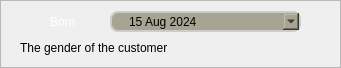
   <widget class="QFrame" name="Born_Frame">
    <property name="geometry">
     <rect>
      <x>10</x>
      <y>366</y>
      <width>341</width>
      <height>68</height>
     </rect>
    </property>
    <property name="minimumSize">
     <size>
      <width>341</width>
      <height>68</height>
     </size>
    </property>
    <property name="maximumSize">
     <size>
      <width>341</width>
      <height>68</height>
     </size>
    </property>
    <property name="frameShape">
     <enum>QFrame::StyledPanel</enum>
    </property>
    <property name="frameShadow">
     <enum>QFrame::Raised</enum>
    </property>
    <widget class="QLabel" name="Rabbit_Born_Icon">
     <property name="geometry">
      <rect>
       <x>20</x>
       <y>11</y>
       <width>21</width>
       <height>21</height>
      </rect>
     </property>
     <property name="minimumSize">
      <size>
       <width>21</width>
       <height>21</height>
      </size>
     </property>
     <property name="maximumSize">
      <size>
       <width>21</width>
       <height>21</height>
      </size>
     </property>
     <property name="styleSheet">
      <string notr="true">border: none;
background-color: rgba(0, 0, 0, 0);
color: rgb(255, 255, 255);
font: 75 18pt &quot;Acme&quot;;</string>
     </property>
     <property name="text">
      <string/>
     </property>
     <property name="pixmap">
      <pixmap resource="resources.qrc">:/Icons/Calendar_White.png</pixmap>
     </property>
     <property name="scaledContents">
      <bool>true</bool>
     </property>
     <property name="alignment">
      <set>Qt::AlignCenter</set>
     </property>
    </widget>
    <widget class="QLabel" name="Rabbit_Born_Label">
     <property name="geometry">
      <rect>
       <x>50</x>
       <y>11</y>
       <width>61</width>
       <height>21</height>
      </rect>
     </property>
     <property name="minimumSize">
      <size>
       <width>61</width>
       <height>21</height>
      </size>
     </property>
     <property name="maximumSize">
      <size>
       <width>61</width>
       <height>21</height>
      </size>
     </property>
     <property name="styleSheet">
      <string notr="true">QLabel {
border: none;
background-color: rgba(0, 0, 0, 0);
color: rgb(255, 255, 255);
font: 75 13pt &quot;Acme&quot;;
}</string>
     </property>
     <property name="text">
      <string>Born</string>
     </property>
    </widget>
    <widget class="QLabel" name="Born_Infos">
     <property name="geometry">
      <rect>
       <x>20</x>
       <y>37</y>
       <width>301</width>
       <height>21</height>
      </rect>
     </property>
     <property name="minimumSize">
      <size>
       <width>301</width>
       <height>21</height>
      </size>
     </property>
     <property name="maximumSize">
      <size>
       <width>301</width>
       <height>21</height>
      </size>
     </property>
     <property name="styleSheet">
      <string notr="true">QLabel {border: none;
background-color: rgba(0, 0, 0, 0);
color: rgbrgb(0, 174, 255);
font: 75 13pt &quot;Acme&quot;;
}</string>
     </property>
     <property name="text">
      <string>The gender of the customer</string>
     </property>
    </widget>
    <widget class="QDateEdit" name="Born_Input">
     <property name="geometry">
      <rect>
       <x>110</x>
       <y>11</y>
       <width>191</width>
       <height>21</height>
      </rect>
     </property>
     <property name="minimumSize">
      <size>
       <width>191</width>
       <height>21</height>
      </size>
     </property>
     <property name="maximumSize">
      <size>
       <width>191</width>
       <height>21</height>
      </size>
     </property>
     <property name="styleSheet">
      <string notr="true">QDateEdit {
	background-color:rgb(167, 164, 147);
	padding:1px 18px 1px 3px;
	padding-left: 15px;
	border: 2px solid #ccc;
	border-radius: 8px;
	background-repeat: no-repeat;
	background-position: left center;
	font: 75 15pt &quot;Acme&quot;;
}</string>
     </property>
     <property name="dateTime">
      <datetime>
       <hour>0</hour>
       <minute>0</minute>
       <second>0</second>
       <year>2024</year>
       <month>8</month>
       <day>15</day>
      </datetime>
     </property>
     <property name="minimumDate">
      <date>
       <year>2023</year>
       <month>9</month>
       <day>14</day>
      </date>
     </property>
     <property name="calendarPopup">
      <bool>true</bool>
     </property>
    </widget>
   </widget>
